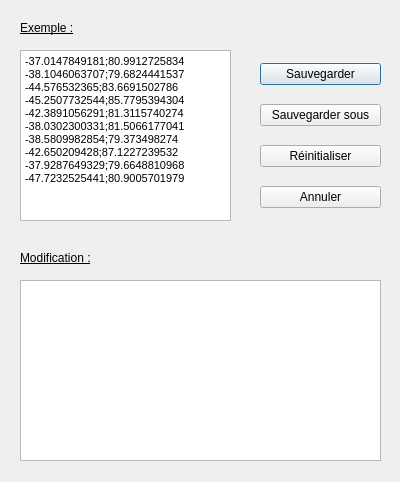
<?xml version="1.0" encoding="UTF-8"?>
<ui version="4.0">
 <class>Modif</class>
 <widget class="QDialog" name="Modif">
  <property name="geometry">
   <rect>
    <x>0</x>
    <y>0</y>
    <width>400</width>
    <height>482</height>
   </rect>
  </property>
  <property name="windowTitle">
   <string>Dialog</string>
  </property>
  <widget class="QLabel" name="ExampleLabel">
   <property name="geometry">
    <rect>
     <x>20</x>
     <y>20</y>
     <width>55</width>
     <height>16</height>
    </rect>
   </property>
   <property name="font">
    <font>
     <underline>true</underline>
    </font>
   </property>
   <property name="text">
    <string>Exemple :</string>
   </property>
  </widget>
  <widget class="QTextBrowser" name="ExapleText">
   <property name="geometry">
    <rect>
     <x>20</x>
     <y>50</y>
     <width>211</width>
     <height>171</height>
    </rect>
   </property>
   <property name="font">
    <font>
     <strikeout>false</strikeout>
     <kerning>true</kerning>
    </font>
   </property>
   <property name="cursor" stdset="0">
    <cursorShape>IBeamCursor</cursorShape>
   </property>
   <property name="undoRedoEnabled">
    <bool>true</bool>
   </property>
   <property name="readOnly">
    <bool>true</bool>
   </property>
   <property name="html">
    <string>&lt;!DOCTYPE HTML PUBLIC &quot;-//W3C//DTD HTML 4.0//EN&quot; &quot;http://www.w3.org/TR/REC-html40/strict.dtd&quot;&gt;
&lt;html&gt;&lt;head&gt;&lt;meta name=&quot;qrichtext&quot; content=&quot;1&quot; /&gt;&lt;style type=&quot;text/css&quot;&gt;
p, li { white-space: pre-wrap; }
&lt;/style&gt;&lt;/head&gt;&lt;body style=&quot; font-family:'MS Shell Dlg 2'; font-size:7.8pt; font-weight:400; font-style:normal;&quot;&gt;
&lt;p style=&quot; margin-top:0px; margin-bottom:0px; margin-left:0px; margin-right:0px; -qt-block-indent:0; text-indent:0px;&quot;&gt;&lt;span style=&quot; font-size:8pt;&quot;&gt;-37.0147849181;80.9912725834 -38.1046063707;79.6824441537&lt;/span&gt;&lt;/p&gt;
&lt;p style=&quot; margin-top:0px; margin-bottom:0px; margin-left:0px; margin-right:0px; -qt-block-indent:0; text-indent:0px;&quot;&gt;&lt;span style=&quot; font-size:8pt;&quot;&gt;-44.576532365;83.6691502786 -45.2507732544;85.7795394304&lt;/span&gt;&lt;/p&gt;
&lt;p style=&quot; margin-top:0px; margin-bottom:0px; margin-left:0px; margin-right:0px; -qt-block-indent:0; text-indent:0px;&quot;&gt;&lt;span style=&quot; font-size:8pt;&quot;&gt;-42.3891056291;81.3115740274 -38.0302300331;81.5066177041&lt;/span&gt;&lt;/p&gt;
&lt;p style=&quot; margin-top:0px; margin-bottom:0px; margin-left:0px; margin-right:0px; -qt-block-indent:0; text-indent:0px;&quot;&gt;&lt;span style=&quot; font-size:8pt;&quot;&gt;-38.5809982854;79.373498274 -42.650209428;87.1227239532&lt;/span&gt;&lt;/p&gt;
&lt;p style=&quot; margin-top:0px; margin-bottom:0px; margin-left:0px; margin-right:0px; -qt-block-indent:0; text-indent:0px;&quot;&gt;&lt;span style=&quot; font-size:8pt;&quot;&gt;-37.9287649329;79.6648810968 -47.7232525441;80.9005701979&lt;/span&gt;&lt;/p&gt;&lt;/body&gt;&lt;/html&gt;</string>
   </property>
   <property name="acceptRichText">
    <bool>true</bool>
   </property>
   <property name="textInteractionFlags">
    <set>Qt::TextSelectableByMouse</set>
   </property>
  </widget>
  <widget class="QWidget" name="verticalLayoutWidget">
   <property name="geometry">
    <rect>
     <x>260</x>
     <y>50</y>
     <width>121</width>
     <height>171</height>
    </rect>
   </property>
   <layout class="QVBoxLayout" name="verticalLayout">
    <item>
     <widget class="QPushButton" name="Save">
      <property name="cursor">
       <cursorShape>PointingHandCursor</cursorShape>
      </property>
      <property name="text">
       <string>Sauvegarder</string>
      </property>
     </widget>
    </item>
    <item>
     <widget class="QPushButton" name="Save_on">
      <property name="cursor">
       <cursorShape>PointingHandCursor</cursorShape>
      </property>
      <property name="text">
       <string>Sauvegarder sous</string>
      </property>
     </widget>
    </item>
    <item>
     <widget class="QPushButton" name="Reset">
      <property name="cursor">
       <cursorShape>PointingHandCursor</cursorShape>
      </property>
      <property name="text">
       <string>Réinitialiser</string>
      </property>
     </widget>
    </item>
    <item>
     <widget class="QPushButton" name="Cancel">
      <property name="cursor">
       <cursorShape>PointingHandCursor</cursorShape>
      </property>
      <property name="text">
       <string>Annuler</string>
      </property>
     </widget>
    </item>
   </layout>
  </widget>
  <widget class="QTextEdit" name="EditText">
   <property name="geometry">
    <rect>
     <x>20</x>
     <y>280</y>
     <width>361</width>
     <height>181</height>
    </rect>
   </property>
   <property name="cursor" stdset="0">
    <cursorShape>IBeamCursor</cursorShape>
   </property>
  </widget>
  <widget class="QLabel" name="EditLabel">
   <property name="geometry">
    <rect>
     <x>20</x>
     <y>250</y>
     <width>91</width>
     <height>16</height>
    </rect>
   </property>
   <property name="font">
    <font>
     <underline>true</underline>
    </font>
   </property>
   <property name="cursor">
    <cursorShape>ArrowCursor</cursorShape>
   </property>
   <property name="text">
    <string>Modification :</string>
   </property>
  </widget>
 </widget>
 <resources/>
 <connections/>
</ui>
